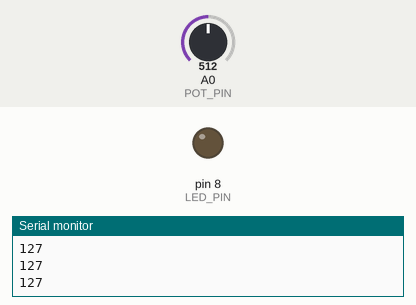
A sketch run on a simulated Arduino Uno, built with avr-gcc and run on an emulated ATmega328P. Shown: output pins drawn as LEDs (lit = HIGH), the last lines printed to the serial monitor. Inputs (shaded band) come from the test bench; at power-on: A0 (POT_PIN) = 512.

Above: at 1.2 s.
1.3 s: A0 (POT_PIN) set to 530
At 1.7 s:
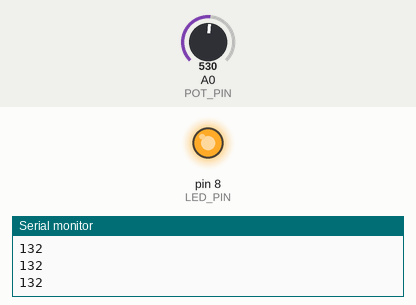
2.8 s: A0 (POT_PIN) set to 511
At 4.0 s:
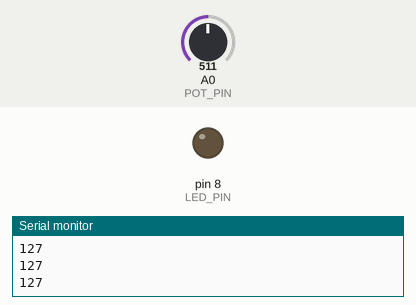
4.3 s: A0 (POT_PIN) set to 716
At 5.2 s:
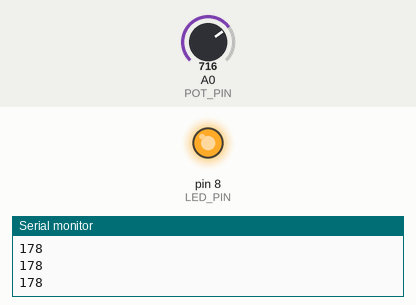
Timing chart, 0 to 7.3 s (numbered marks = the images above; inputs shaded):
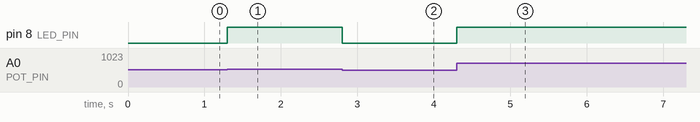

The sketch:

pot_control_led.ino
```cpp
#define LED_PIN 8
#define POT_PIN A0

int anal_sig, pwm;

void setup() {
  pinMode(LED_PIN, OUTPUT);
  Serial.begin(9600);
}

void loop() {
  pwm = map(analogRead(POT_PIN), 0, 1023, 0, 255);
  analogWrite(LED_PIN, pwm);
  Serial.println(pwm);
}
```

Measured:
- the behaviour switches between 513 and 514 on A0 (POT_PIN) (found by bisection; images 0 and 1)
- after the input at 1.3 s, pin 8 (LED_PIN): LOW → HIGH at once
- after the input at 2.8 s, pin 8 (LED_PIN): HIGH → LOW at once
- after the input at 4.3 s, pin 8 (LED_PIN): LOW → HIGH at once
